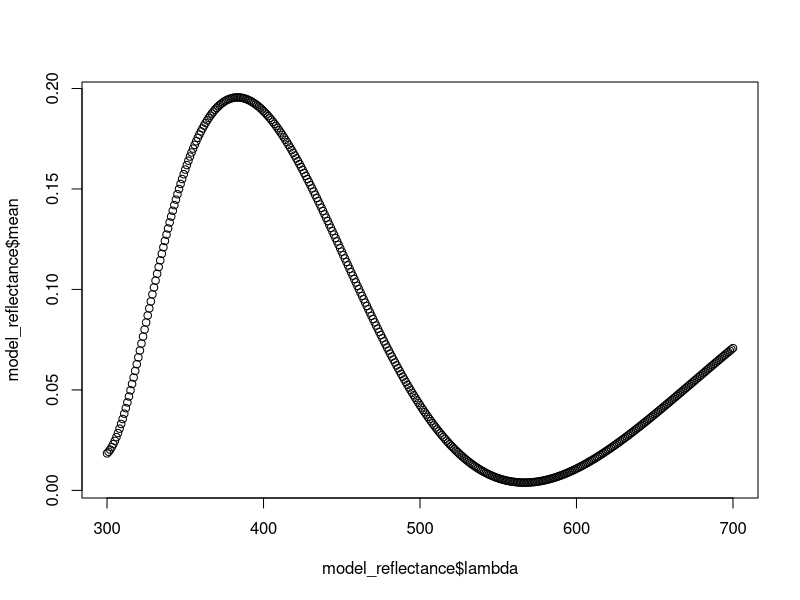
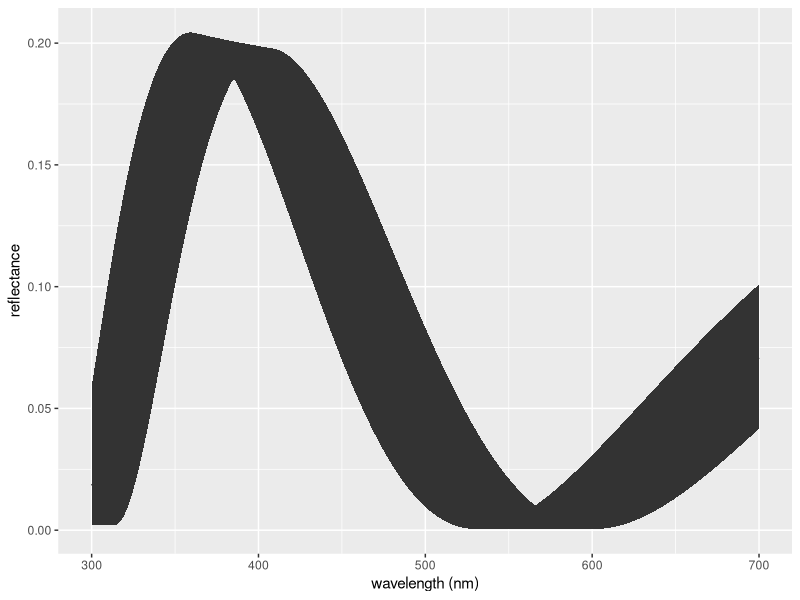
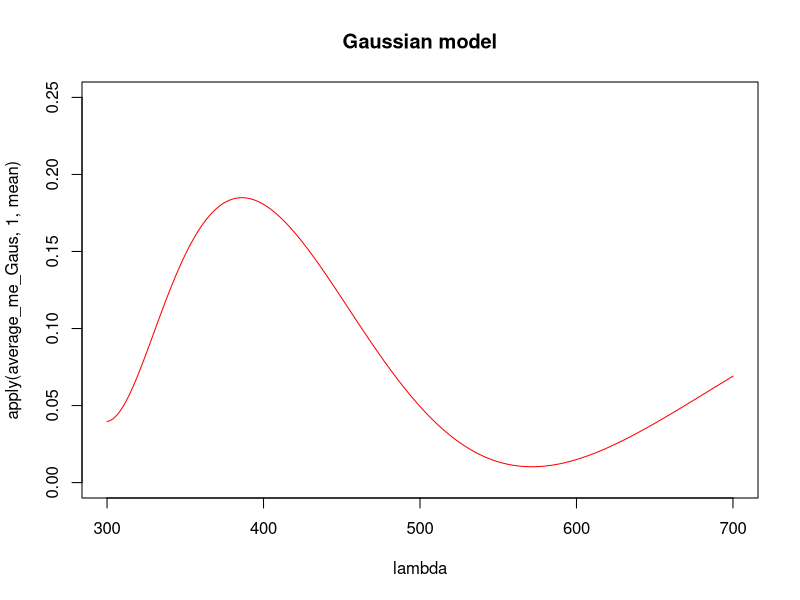

Reproduce these figures in R, in order.
# Title: thin_films.R
# Author: Rachel C. Thayer, in collaboration with Sam Thayer
# Date: 2019
# Publication: Thayer et al 2020, "Structural color in Junonia butterflies evoves by tuning scale lamina thickness," eLife

# See also: Stavenga 2014 "Thin film and multilayer optics cause structural color in many insects and birds," Mat. Today:Proc

# Purpose: model reflectance off of chitin thin films that compose the lower lamina of Junonia genus butterfly scales.

########################################################################
## DEFINE BASELINE VARIABLES

# wavelengths of light
lambda = seq(300, 700, by=1)

# angles of light that are collected by your microscope objective. 0-30º inclusive is appropriate for an objective lens with Numerical Aperture = 0.5
# granularity here MUST match indexing inside the 'averaging' function later!
angles = seq(0, 30, by=0.03)

# thickness (average and standard deviation, as measured from electron micrographs)
# realistic thicknesses range from about 100 nm for a very thin lower lamina, to about 260 nm for a very thick one
# these examples are for blue dorsal hindwing scales from Junonia hierta
d_mu = 183 #average lamina thickness in nm from replicated measures
d_sigma = 12 #standard deviation in nm among replicated lamina thickness measures
d_list <- seq(d_mu-d_sigma, d_mu+d_sigma, by=0.5) #Use inclusive list of measured thickness values to allow for measurement variation and/or error in the modeled reflectance

# refractive indices
n_chitin = 1.56 + (8.80 * 10^3)/ (lambda^2) # RI of chitin was estimated from glass butterfly scales by Leertouwer 2011
n_air = 1
k = 2*pi/lambda

########################################################################
## DEFINE COMPONENT FUNCTIONS

# this section defines the calculation for the unpolarized reflectance for a single specific angle
# input theta must be given in degrees, not radians
unpolarized_reflectance <- function(theta, d){ 
  theta0 = theta *pi/180 #convert to radians. Input value must be in degrees!
  theta1 = asin((n_air*sin(theta0))/n_chitin)
  theta2 = theta0 #Proof: thetatwo = asin((n_air*sin(thetazero))/n_air)
  phi = k * n_chitin * d * cos(theta1)
  TE_R01_num = n_air * cos(theta0) - n_chitin * cos(theta1)
  TE_R01_den = n_air * cos(theta0) + n_chitin * cos(theta1)
  TE_R01 = TE_R01_num / TE_R01_den
  TE_R12_num = n_chitin * cos(theta1) - n_air * cos(theta2)
  TE_R12_den = n_chitin * cos(theta1) + n_air * cos(theta2)
  TE_R12 = TE_R12_num / TE_R12_den
  
  R_num_TE = TE_R01^2 + TE_R12^2 + 2 * TE_R01 * TE_R12 * cos(2 * phi)
  R_den_TE = 1 + TE_R01^2 * TE_R12^2 + 2 * TE_R01 * TE_R12 * cos(2*phi)
  R_TE = R_num_TE / R_den_TE
  
  TM_R01_num = n_air * cos(theta1) - n_chitin * cos(theta0)
  TM_R01_den = n_air * cos(theta1) + n_chitin * cos(theta0)
  TM_R01 = TM_R01_num / TM_R01_den
  TM_R12_num = n_chitin * cos(theta2) - n_air * cos(theta1)
  TM_R12_den = n_chitin * cos(theta2) + n_air * cos(theta1)
  TM_R12 = TM_R12_num / TM_R12_den
  
  R_num_TM = TM_R01^2 + TM_R12^2 + 2 * TM_R01 * TM_R12 * cos(2 * phi)
  R_den_TM = 1 + TM_R01^2 * TM_R12^2 + 2 * TM_R01 * TM_R12 * cos(2*phi)
  R_TM = R_num_TM / R_den_TM
  
  R_unpolarized = (R_TE + R_TM) /2
  return(R_unpolarized)
}

# this section defines the calculation for averaging reflectance from 0 degrees to the maximal angle, mimicking spectrophotometer readings through a microscope objective lens
# assumes constant light flux, meaning that we assume there is not more total light reaching the probe from 0º than from any other exact angle
averaging <- function(d, maximal_angle){
  raw_r <- t(sapply(angles, unpolarized_reflectance, d=d))
  radiuses <- angles*pi/180 #in radians
  circumferences <- raw_r * 2*pi*radiuses
  inclusive <- circumferences[1:(maximal_angle/.03+1),] #divide by granularity I set at top
  if(is.array(inclusive)){
    sumz <- colSums(inclusive)
    reflectance <- sumz /(2*pi*sum(radiuses[1:(maximal_angle/.03+1)]))
    return(reflectance)
    } else { return(raw_r[1,]) } #theta0 = 0 is a special case. Don't average anything.
}

########################################################################
## Call to apply the component functions

#the output 'average_me' has one column of modeled reflectance per thickness value in d_list
average_me <- as.data.frame(sapply(d_list, averaging, maximal_angle=30))

#useful formatting for graphing the results
model_reflectance <- as.data.frame(lambda)
model_reflectance$type <- "sample_name"
model_reflectance$mean <- apply(average_me, 1, mean)
model_reflectance$min <- apply(average_me, 1, min)
model_reflectance$max <- apply(average_me, 1, max)

#simple plotting
plot(model_reflectance$lambda, model_reflectance$mean)

#plotting reflectance for the range of possible reflectances, accounting for measurement error
library(ggplot2)
ggplot(data=model_reflectance, aes(x=lambda, y=mean, ymin=min, ymax=max)) + 
  geom_line() + 
  geom_ribbon() + 
  xlab("wavelength (nm)") + 
  ylab("reflectance")

########################################################################
### This section calculates the Gaussian-sampled reflectance for a single uneven film. 
# In other words, rather than treating the empirically measured thickness variation as estimate error of a lamina with constant thickness 
  # (calculating reflectance off of films with a uniform thickness of d_mu+ 1 standard deviation, and separately for a film with d_mu - 1 standard deviation), 
  # we assume that one single scale lamina has a variable thickness with average d_mu and d_sigma
# May run slowly
# similar to Siddique 2016 and Stavenga 2014 figure 4

# first, generate a list of thickness by drawing 400 randomized values from the thickness distribution defined by the empirically measured mu and sigma
d_Gaus <- rnorm(400, d_mu, d_sigma) #n, d_mu, d_sigma

# calculate reflectance for those thicknesses
average_me_Gaus <- sapply(d_Gaus, averaging, maximal_angle=30)
# average the reflectances and plot
plot(lambda, apply(average_me_Gaus, 1, mean), ylim = c(0,0.25), type = "l", col="red", main="Gaussian model")
